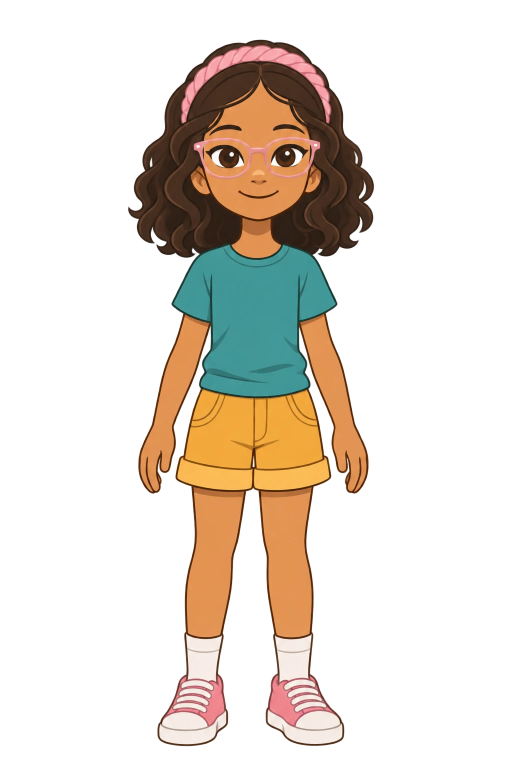
#> input picture sasha-candy-sri-lanka/ref/sasha_src.png, 1024 x 1536 px, found by its file name (shown at 1/2 size); the run also reads 1 picture not shown here
$ python parts.py
#> lines starting #> are read from the running program, lines starting #| are printed output that depends on the picture; after the words box and inside, x2 and y2 are one past the last pixel; in counts of white or black regions, pixels touching at a corner belong together
"""Cut the two character illustrations into puppet parts (assets/pp_*.png + src/parts.js with offsets and pivots)."""
import json
import numpy as np
from PIL import Image, ImageDraw
from scipy import ndimage as ndi
IM = '/tmp/claude-0/-home-user-Claude/438dc65f-78ad-55ec-b1a2-9f80bc0a64ed/images/'
import os
SRC = {'sasha': 'ref/sasha_src.png', 'candy': 'ref/candy_src.png'}
if not os.path.exists(SRC['sasha']): Image.open(IM + '6.webp').convert('RGBA').save(SRC['sasha']); Image.open(IM + '5.webp').convert('RGBA').save(SRC['candy'])
META = {}
def poly(shape, pts):
    m = Image.new('L', (shape[1], shape[0]), 0); ImageDraw.Draw(m).polygon(pts, fill=255); return np.asarray(m) > 0
def save(name, rgba, mask, extra=None):
    lab, n = ndi.label(mask); sizes = ndi.sum(mask, lab, range(1, n + 1)); mask = np.isin(lab, [i + 1 for i, v in enumerate(sizes) if v > 400])   # drop specks
    out = rgba.copy(); out[..., 3] = np.where(mask, out[..., 3], 0)
    if extra is not None: out = extra(out)
    ys, xs = np.where(out[..., 3] > 0); x0, y0, x1, y1 = xs.min(), ys.min(), xs.max() + 1, ys.max() + 1
    Image.fromarray(out[y0:y1, x0:x1]).save(f'assets/pp_{name}.png'); META[name] = [int(x0), int(y0)]
def patch(name, rgba, box, bad):
    """a small face patch with some features painted out in the surrounding colour"""
    x0, y0, x1, y1 = box; p = rgba[y0:y1, x0:x1].copy(); b = ndi.binary_dilation(bad(p.astype(int)), iterations=2)
    good = ~b & (p[..., 3] > 200); idx = ndi.distance_transform_edt(b, return_distances=False, return_indices=True)
    fill = p[idx[0], idx[1]]; fill = np.stack([ndi.gaussian_filter(np.where(b, fill[..., c], p[..., c]).astype(float), 5) for c in range(3)], -1)
    p[..., :3] = np.where(b[..., None], fill, p[..., :3]); p[..., 3] = np.where(ndi.binary_dilation(b, iterations=2), p[..., 3], 0)
    Image.fromarray(p).save(f'assets/pp_{name}.png'); META[name] = [x0, y0]

def defringe(I):                                # edge pixels take the colour of the nearest solid pixel
    solid = I[..., 3] > 250; idx = ndi.distance_transform_edt(~solid, return_distances=False, return_indices=True); I[..., :3] = I[idx[0], idx[1], :3]; return I
# ------------------------------------------------ Sasha
S = defringe(np.asarray(Image.open(SRC['sasha'])).copy()); A = S[..., 3] > 128; H_, W_ = A.shape; yy, xx = np.mgrid[0:H_, 0:W_]
#> in defringe, `solid = I[..., 3] > 250`: solid: shape (1536, 1024) bool; 25.1% white; 155 white regions (153 under 20 px), largest, box (x1, y1, x2, y2) and area: (263, 81, 745, 1491) 394303, (288, 308, 296, 328) 87
#> after `A = S[..., 3] > 128`: A: shape (1536, 1024) bool; 26.1% white; 1 white region, box (x1, y1, x2, y2) and area: (256, 80, 748, 1492) 410962
#> after `H_, W_ = A.shape`: H_ = 1536; W_ = 1024
R, G, B = [S[..., i].astype(int) for i in range(3)]
#> R: shape (1536, 1024) int64; 253 distinct labels, from 3 to 255
#> G: shape (1536, 1024) int64; 247 distinct labels, from 8 to 255
#> B: shape (1536, 1024) int64; 256 distinct labels, from 0 to 255
mustard = A & (R > 215) & (G > 140) & (B < 120) & (G - B > 88)
#> mustard: shape (1536, 1024) bool; 2.8% white; 9 white regions, largest, box (x1, y1, x2, y2) and area: (371, 792, 507, 936) 13880, (510, 793, 644, 937) 12401, (356, 917, 504, 979) 5809
sl = np.where(xx < 470, 490 + (470 - xx) * .79 - 4, np.where(xx > 566, 490 + (xx - 566) * .79 - 4, 0))
head = A & ((yy < 440) | (((xx < 470) | (xx > 566)) & (yy < np.minimum(545, sl))))
#> head: shape (1536, 1024) bool; 9.7% white; 1 white region, box (x1, y1, x2, y2) and area: (256, 80, 748, 545) 152626
LA = [(398, 498), (300, 540), (240, 900), (260, 1005), (352, 1005), (352, 935), (380, 850), (404, 780), (410, 700), (420, 650)]
armL = A & poly(A.shape, LA) & ~head; armR = A & poly(A.shape, [(1026 - x, y) for x, y in LA]) & ~head
#> in poly, `m = Image.new('L', (shape[1], shape[0]), 0)`: m: PIL image 1024x1536 L; every value is 0
#> in poly, `ImageDraw.Draw(m).polygon(pts, fill=255)`: m: PIL image 1024x1536 L; 3.9% white; 1 white region, box (x1, y1, x2, y2) and area: (240, 498, 421, 1006) 61082
#> after `armL = A & poly(A.shape, LA) & ~head`: armL: shape (1536, 1024) bool; 1.6% white; 8 white regions (4 under 20 px), largest, box (x1, y1, x2, y2) and area: (277, 539, 421, 987) 24837, (375, 748, 407, 867) 550, (404, 714, 410, 740) 89, (351, 943, 353, 959) 24
#> in poly (call 2), `ImageDraw.Draw(m).polygon(pts, fill=255)`: m: PIL image 1024x1536 L; 3.9% white; 1 white region, box (x1, y1, x2, y2) and area: (606, 498, 787, 1006) 61082
#> after `armR = A & poly(A.shape, [(1026 - x, y) for x, y in LA]) & ~head`: armR: shape (1536, 1024) bool; 1.5% white; 1 white region, box (x1, y1, x2, y2) and area: (606, 532, 737, 987) 23375
hem = np.zeros(W_, int)
#> hem = 1024 values from 0 to 0
for x in range(W_):
    ys = np.where(mustard[:, x])[0]; hem[x] = ys.max() + 6 if len(ys) else 0
#> after the loop, hem = 1024 values, max 984 at index 446, min 0 at index 0, mean 285.4
hem = ndi.maximum_filter1d(hem, 9); legs = A & ~armL & ~armR & (((yy > hem[None, :]) & (xx > 365) & (xx < 648) & (hem[None, :] > 0)) | (yy > 1010))
#> after `hem = ndi.maximum_filter1d(hem, 9)`: hem = 1024 values, max 984 at index 442, min 0 at index 0, mean 295.4
#> after `legs = A & ~armL & ~armR & ((yy > hem[None, :]) & (xx > 365) & (xx < 6`: legs: shape (1536, 1024) bool; 6% white; 2 white regions, box (x1, y1, x2, y2) and area: (517, 975, 688, 1492) 47967, (315, 975, 492, 1492) 46751
torso = A & ~head & ~armL & ~armR & ~legs
#> torso: shape (1536, 1024) bool; 7.3% white; 3 white regions (2 under 20 px), largest, box (x1, y1, x2, y2) and area: (353, 440, 662, 985) 114734
teal = A & (G > R + 20) & (B > R + 10)
#> teal: shape (1536, 1024) bool; 4.3% white; 1 white region, box (x1, y1, x2, y2) and area: (343, 487, 675, 794) 67550
torso |= ndi.binary_dilation(torso, iterations=7) & A & (head | ((armL | armR) & teal))        # tuck under its neighbours: no hairline seams
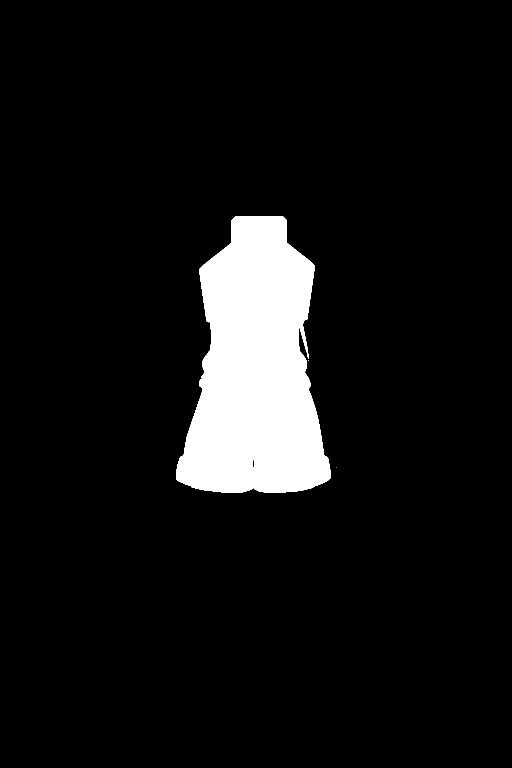
#> torso: shape (1536, 1024) bool (shown at 1/2 size); 7.5% white; 3 white regions (2 under 20 px), largest, box (x1, y1, x2, y2) and area: (353, 433, 662, 985) 118675
def neck(o):                                    # skin under the chin so the head can bob without a gap
    c = np.median(S[452:462, 500:536, :3].reshape(-1, 3), axis=0); o[392:437, 492:546, :3] = c; o[392:437, 492:546, 3] = 255; return o
save('s_head', S, head); save('s_torso', S, torso, neck)
#> in save, `lab, n = ndi.label(mask)`: n = 1
#> in save, `sizes = ndi.sum(mask, lab, range(1, n + 1))`: sizes = [152626]
#> in save, `out[..., 3] = np.where(mask, out[..., 3], 0)`:
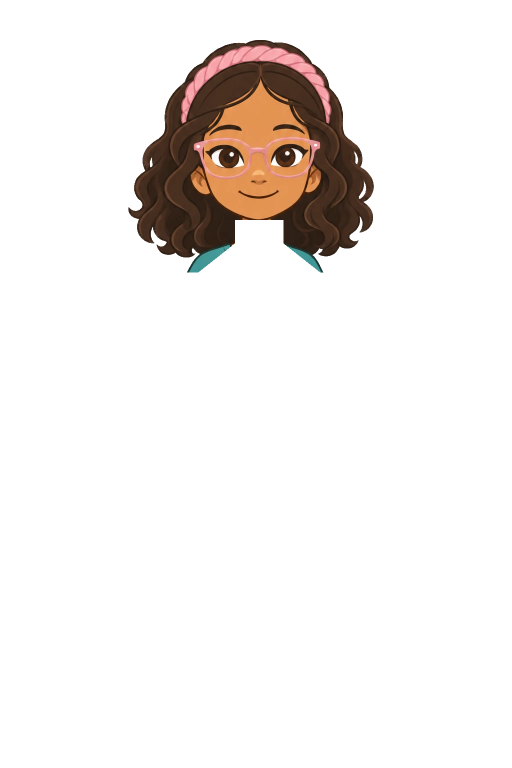
#> out: shape (1536, 1024, 4) (shown at 1/2 size); mean of channels 0, 1, 2, 3 92, 60.9, 36.4, 24.5; transparent parts drawn white
#> in save, `x0, y0, x1, y1 = (xs.min(), ys.min(), xs.max() + 1, ys.max() + 1)`: x0 = 256; y0 = 80; x1 = 748; y1 = 545
#> call 2 of save, with name = 's_torso'
#> in save (call 2), `lab, n = ndi.label(mask)`: lab: shape (1536, 1024) int32; 4 distinct labels, from 0 to 3
#> in save (call 2), `lab, n = ndi.label(mask)`: n = 3
#> in save (call 2), `sizes = ndi.sum(mask, lab, range(1, n + 1))`: sizes = [118675, 2, 1]
#> in neck, `c = np.median(S[452:462, 500:536, :3].reshape(-1, 3), axis=0)`: c = [180, 107, 56]
#> in neck, `o[392:437, 492:546, 3] = 255`:
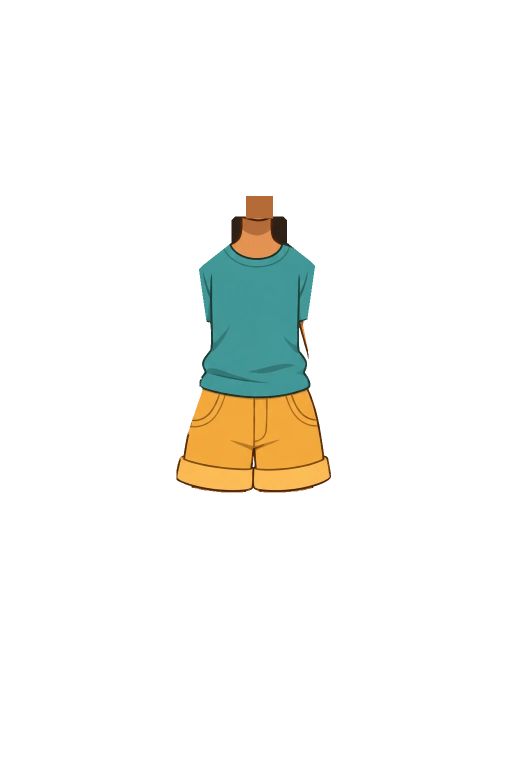
#> o: shape (1536, 1024, 4) (shown at 1/2 size); mean of channels 0, 1, 2, 3 92, 60.9, 36.4, 19.4; transparent parts drawn white
#> in save (call 2), `x0, y0, x1, y1 = (xs.min(), ys.min(), xs.max() + 1, ys.max() + 1)`: x0 = 353; y0 = 392; x1 = 662; y1 = 985
#> in save (call 2), `Image.fromarray(out[y0:y1, x0:x1]).save(f'assets/pp_{name}.png')`:
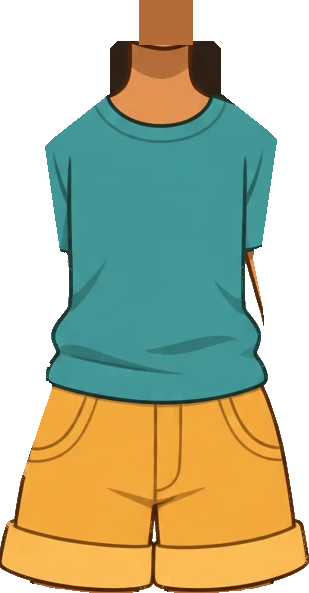
#> saved as pp_s_torso.png: PIL image 309x593 RGBA; mean R, G, B, A 129.3, 125.2, 84.2, 166.9; transparent parts drawn white
for nm, m, px in (('L', armL, 352), ('R', armR, 674)):
    save(f's_arm{nm}_up', S, m & (yy < 818)); save(f's_arm{nm}_lo', S, m & (yy > 782))
#> this loop made 2 passes
#> (nm, px) on passes 1 to 2: ('L', 352), ('R', 674)
#> pass 1, in save (call 3), `Image.fromarray(out[y0:y1, x0:x1]).save(f'assets/pp_{name}.png')`:
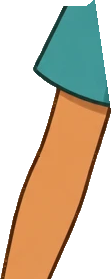
#> saved as pp_s_armL_up.png: PIL image 111x279 RGBA; mean R, G, B, A 114.3, 100.7, 68, 131; transparent parts drawn white
def legtop(m):                                  # plain skin above the hem, hidden behind the shorts
    def f(o):
        rows = m.sum(1); top = int(np.argmax(rows > 25)); cs = np.where(m[top + 20:top + 60].sum(0) > 20)[0]; x0, x1 = cs.min() + 6, cs.max() - 6
        c = np.median(S[top + 40:top + 60, x0 + 6:x1 - 6, :3].reshape(-1, 3), axis=0); o[top - 95:top + 8, x0:x1, :3] = c; o[top - 95:top + 8, x0:x1, 3] = 255; return o
    return f
for nm, m in (('L', legs & (xx < 509)), ('R', legs & (xx >= 509))):
    save(f's_leg{nm}_up', S, m & (yy < 1192), legtop(m)); save(f's_leg{nm}_lo', S, m & (yy > 1166))
#> this loop made 2 passes
#> nm on passes 1 to 2: 'L', 'R'
#> pass 1, in save (call 7), `Image.fromarray(out[y0:y1, x0:x1]).save(f'assets/pp_{name}.png')`:
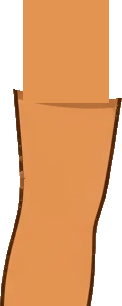
#> saved as pp_s_legL_up.png: PIL image 122x306 RGBA; mean R, G, B, A 195.9, 125.1, 63.7, 187.9; transparent parts drawn white
skin = lambda p: (p[..., 0] > 190) & (p[..., 1] > 110) & (p[..., 1] < 185) & (p[..., 2] < 140)
pink = lambda p: (p[..., 0] > 205) & (p[..., 2] > 140) & (p[..., 1] < 200)
patch('s_eyeL', S, (404, 284, 498, 346), lambda p: ~skin(p) & ~pink(p)); patch('s_eyeR', S, (536, 284, 630, 346), lambda p: ~skin(p) & ~pink(p))
#> in patch, `b = ndi.binary_dilation(bad(p.astype(int)), iterations=2)`: b: shape (62, 94) bool; 58% white; 1 black region, box (x1, y1, x2, y2) and area: (0, 0, 94, 62) 2445
#> in patch, `good = ~b & (p[..., 3] > 200)`: good: shape (62, 94) bool; 42% white; 1 white region, box (x1, y1, x2, y2) and area: (0, 0, 94, 62) 2445
#> call 2 of patch, with name = 's_eyeR', box = (536, 284, 630, 346)
#> in patch (call 2), `b = ndi.binary_dilation(bad(p.astype(int)), iterations=2)`: b: shape (62, 94) bool; 62.6% white; 7 black regions (6 under 20 px), largest, box (x1, y1, x2, y2) and area: (0, 0, 94, 62) 2163
#> in patch (call 2), `fill = p[idx[0], idx[1]]`:
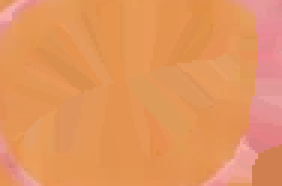
#> fill: shape (62, 94, 4) (shown 3 times larger); mean of channels 0, 1, 2, 3 227.9, 149, 92.6, 253; transparent parts drawn white
patch('s_mouth', S, (464, 368, 570, 406), lambda p: p[..., 0] < 165)
META['s_skin'] = [int(v) for v in np.median(S[400:420, 500:540, :3].reshape(-1, 3), axis=0)]

# ------------------------------------------------ Candy
C = defringe(np.asarray(Image.open(SRC['candy'])).copy()); A = C[..., 3] > 128; H_, W_ = A.shape; yy, xx = np.mgrid[0:H_, 0:W_]
#> after `H_, W_ = A.shape`: H_ = 1024; W_ = 1536
headP = [(120, 100), (640, 100), (690, 350), (640, 425), (590, 442), (520, 455), (440, 465), (350, 468), (270, 462), (215, 452), (120, 458)]
tailP = [(985, 40), (1530, 40), (1530, 700), (1150, 700), (1060, 630), (1025, 580), (1005, 510), (990, 420)]
head = A & poly(A.shape, headP); tail = A & poly(A.shape, tailP) & ~head
f1 = A & poly(A.shape, [(325, 740), (438, 740), (438, 890), (410, 925), (410, 1015), (325, 1015)])
f2 = A & poly(A.shape, [(438, 740), (545, 740), (545, 1015), (410, 1015), (410, 925), (438, 890)])
h1 = A & poly(A.shape, [(680, 805), (850, 805), (850, 1015), (670, 1015)]); h2 = A & poly(A.shape, [(890, 785), (1035, 785), (1035, 1015), (880, 1015)])
body = A & ~head & ~tail & ~f1 & ~f2 & ~h1 & ~h2
body |= ndi.binary_dilation(body, iterations=7) & A & (head | f1 | f2 | h1 | h2); tail |= ndi.binary_dilation(tail, iterations=10) & A & ~head
def ruff(o):                                    # fur under the chin, hidden by the head at rest
    c = np.median(C[540:570, 330:390, :3].reshape(-1, 3), axis=0); m = poly(A.shape, [(262, 462), (300, 400), (520, 400), (572, 452), (480, 472), (300, 472)]) & (o[..., 3] == 0)
    o[m, :3] = c; o[m, 3] = 255; return o
def up(m, n=70):                                # plain fur above the cut, hidden behind the body
    def f(o):
        rows = m.sum(1); top = int(np.argmax(rows > 25)); cs = np.where(m[top:top + 45].sum(0) > 20)[0]
        if len(cs) < 20: return o
        x0, x1 = cs.min() + 6, cs.max() - 6; c = np.median(C[top + 10:top + 40, x0:x1, :3].reshape(-1, 3), axis=0)
        o[top - n:top + 4, x0:x1, :3] = c; o[top - n:top + 4, x0:x1, 3] = 255; return o
    return f
save('c_head', C, head); save('c_tail', C, tail); save('c_body', C, body, ruff)
#> in ruff, `c = np.median(C[540:570, 330:390, :3].reshape(-1, 3), axis=0)`: c = [230, 207, 186]
for nm, m in (('f1', f1), ('f2', f2), ('h1', h1), ('h2', h2)): save('c_' + nm, C, m, up(m))
#> this loop made 4 passes
#> nm on passes 1 to 4: 'f1', 'f2', 'h1', 'h2'
eyeb = lambda p: ((p[..., 0] > 200) & (p[..., 1] > 150) & (p[..., 2] < 130)) | (p[..., 0] < 80) | (p[..., :3].min(-1) > 236) | ((p[..., 0] > 150) & (p[..., 2] < 110))
patch('c_eyeL', C, (256, 280, 342, 362), eyeb); patch('c_eyeR', C, (376, 278, 504, 362), eyeb)
open('src/parts.js', 'w').write('window.PARTS=' + json.dumps(META) + ';'); print(META)
#> (printed output is left out)
